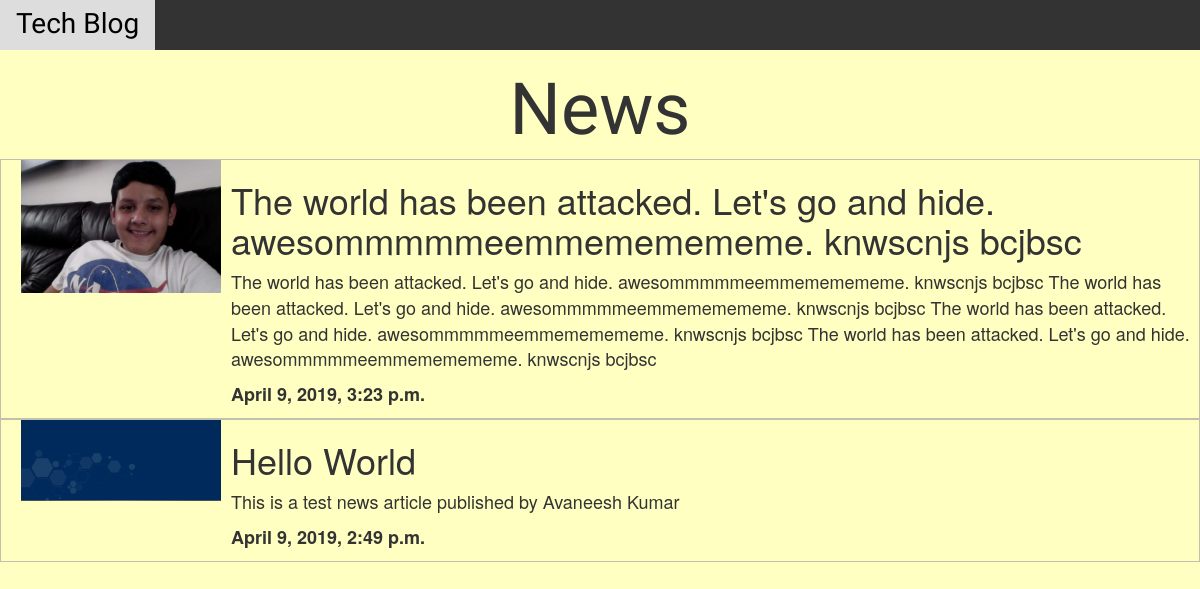
Page /news/ on the committed database.
### techBlog/models.py (models this page shows)
class New(models.Model):
    title = models.TextField()
    content = models.TextField()
    created = models.DateTimeField(auto_now_add=True)
    picture = models.ImageField(default="")

### techBlog/views.py (the view)
# urls.py: path('news/', views.news),
def news(request):
    news = New.objects.order_by('-created')[:]
    return render(request, "news.html", {'news': news})

### techBlog/templates/news.html (shortened to what this page needs)
{% extends 'layout.html' %}
{% load static %}
{% block head %}
  <link href="{% static 'news.css'%}" rel="stylesheet" />
{% endblock %}
{% block body %}
  <div class="topnav" id="myTopnav">
    <a class="navbar-brand" id="brand" href="/">Tech Blog</a>
  </div>
  <h1 style="text-align: center;">News</h1>
  <div id="container">
    {% for new in news %}
      <div id="news-container">
        <div class="img-container">
          <img src="{{MEDIA_URL}}{{new.picture.url}}" width="200px" height="auto"/>
        </div>
        <div class="txt-container">
          <h3>{{new.title}}</h3>
          <p>{{new.content|linebreaksbr}}</p>
          <p><b>{{new.created}}</b></p>
        </div>
      </div>
    {% endfor %}
  </div>
{% endblock %}

### techBlog/static/news.css (style rules this page uses)
.topnav { background-color: #333; overflow: hidden; }
.topnav a { float: left; display: block; color: #f2f2f2; text-align: center; padding: 14px 16px; text-decoration: none; font-size: 17px; }
#brand { font-family: "Lobster Two", cursive; font-size: 2em; }
h1 { font-family: "Lobster Two", cursive; font-size: 6vw; }
body { background-color: rgba(255,255,50,0.3); }
.txt-container { display: flex; flex-direction: column; margin-left: 10px; }
#news-container { display: flex; flex-direction: row; border-width: 1px; border-style:solid; border-color: rgba(165, 165, 165, 0.7); overflow: scroll; padding-left: 20px; }
h3 { font-size: 3vw; }
p { font-size: 1.5vw; }

### rows in the picture
New: picture (picture), title "The world has been attacked. Let's go and hide. awesommmmmeemmememememe. knwscnjs bcjbsc", content "The world has been attacked. Let's go and hide. awesommmmmeemmememememe. knwscnjs bcjbsc The world has been attacked. Let's go and hide. awesommmmmeemmememememe. knwscnjs bcjbsc The world has been attacked. Let's go and hide. awesommmmmeemmememememe. knwscnjs bcjbsc The world has been attacked. Let's go and hide. awesommmmmeemmememememe. knwscnjs bcjbsc", created "April 9, 2019, 3:23 p.m."
New: picture (picture), title "Hello World", content "This is a test news article published by Avaneesh Kumar", created "April 9, 2019, 2:49 p.m."
